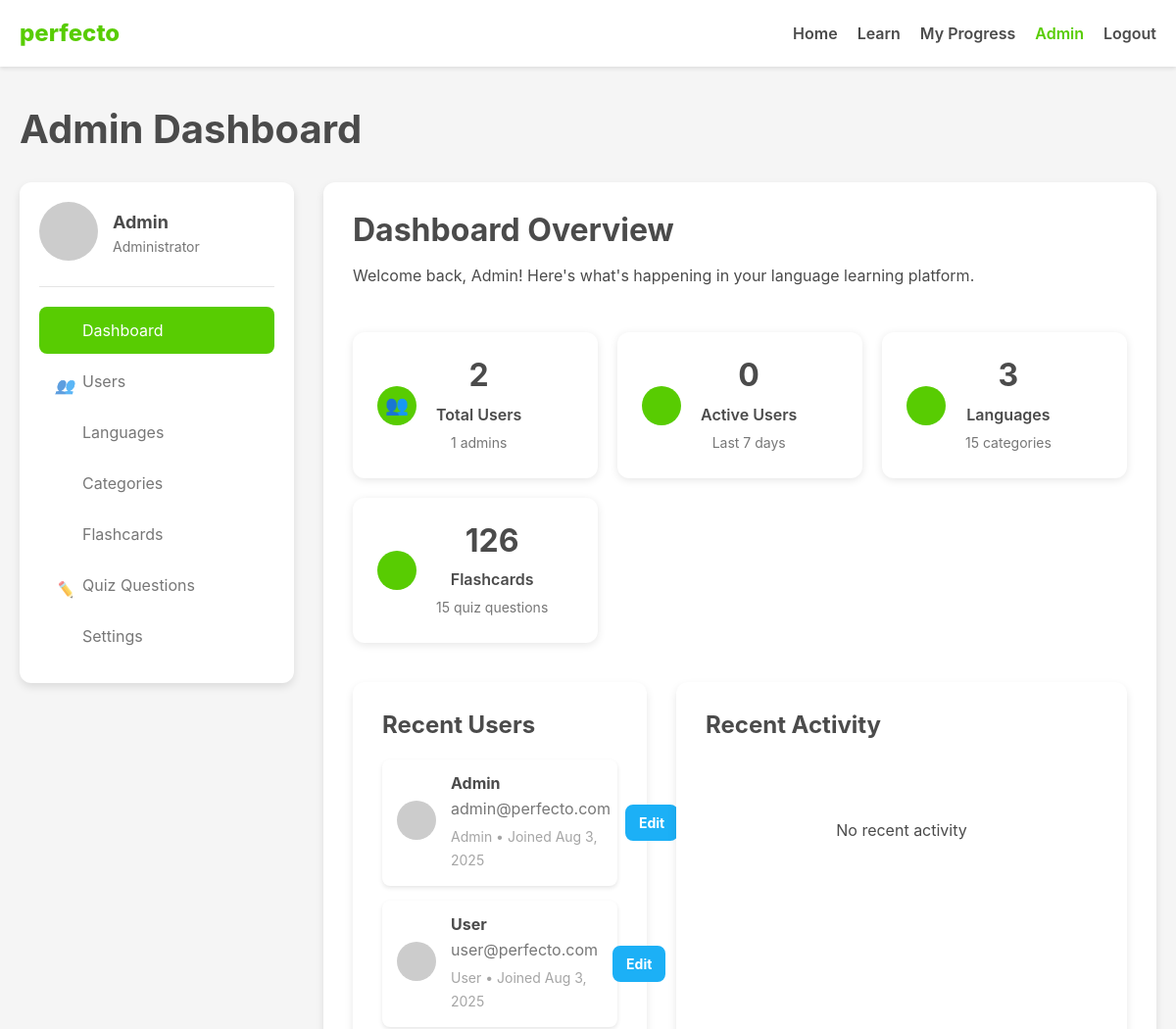
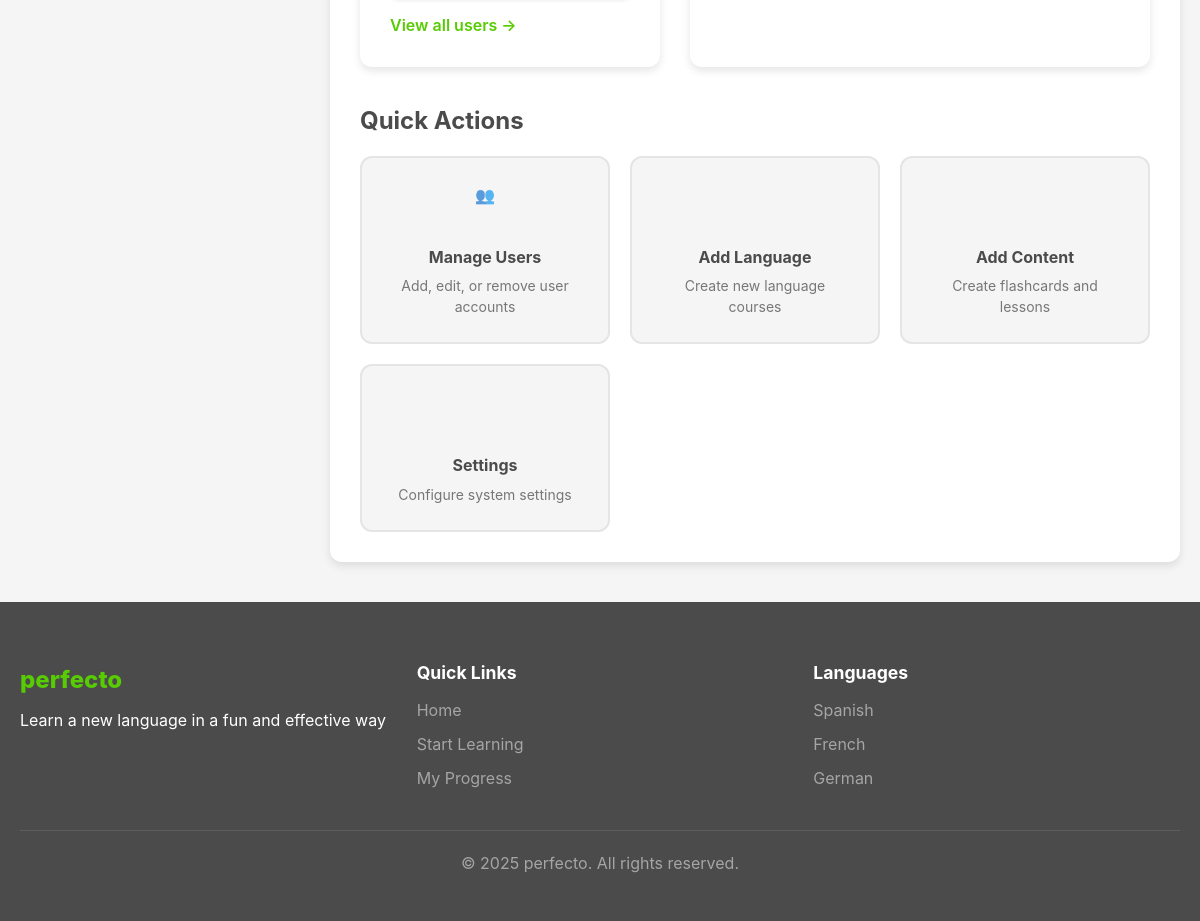
The page /dashboard/admin.php (signed in) on the database its author committed (2 pictures, top to bottom).
### tables this page shows
CREATE TABLE IF NOT EXISTS users (
    id INT AUTO_INCREMENT PRIMARY KEY,
    username VARCHAR(255) NOT NULL,
    email VARCHAR(255) NOT NULL UNIQUE,
    password VARCHAR(255) NOT NULL COMMENT 'Hashed password using PHP password_hash()',
    role ENUM('user', 'admin') NOT NULL DEFAULT 'user',
    reset_token VARCHAR(64) NULL,
    reset_expires DATETIME NULL,
    current_streak INT DEFAULT 0,
    longest_streak INT DEFAULT 0,
    last_activity_date DATE,
    total_xp INT DEFAULT 0,
    learning_goal ENUM('casual', 'regular', 'intensive') DEFAULT 'regular',
    daily_goal INT DEFAULT 50 COMMENT 'Daily XP goal',
    timezone VARCHAR(50) DEFAULT 'UTC',
    created_at TIMESTAMP DEFAULT CURRENT_TIMESTAMP,
    updated_at TIMESTAMP DEFAULT CURRENT_TIMESTAMP ON UPDATE CURRENT_TIMESTAMP,
    INDEX idx_reset_token (reset_token),
    INDEX idx_email (email),
    INDEX idx_last_activity (last_activity_date)
);

### dashboard/admin-tabs/dashboard.php (the view, shortened to what this page needs)
<div class="admin-panel">
    <div class="panel-header">
        <h2>Dashboard Overview</h2>
        <p>Welcome back, <?php echo htmlspecialchars($_SESSION['username']); ?>! Here's what's happening in your language learning platform.</p>
    </div>
    <div class="stats-grid">
        <div class="stat-card">
            <div class="stat-icon users-icon"></div>
            <div class="stat-content">
                <h3 id="total-users"><?php echo $data['stats']['total_users']; ?></h3>
                <p>Total Users</p>
                <span class="stat-detail"><?php echo $data['stats']['admin_users']; ?> admins</span>
            </div>
        </div>
        <div class="stat-card">
            <div class="stat-icon active-icon"></div>
            <div class="stat-content">
                <h3 id="active-users"><?php echo $data['stats']['active_users']; ?></h3>
                <p>Active Users</p>
                <span class="stat-detail">Last 7 days</span>
            </div>
        </div>
        <div class="stat-card">
            <div class="stat-icon languages-icon"></div>
            <div class="stat-content">
                <h3 id="total-languages"><?php echo $data['stats']['total_languages']; ?></h3>
                <p>Languages</p>
                <span class="stat-detail"><?php echo $data['stats']['total_categories']; ?> categories</span>
            </div>
        </div>
        <div class="stat-card">
            <div class="stat-icon flashcards-icon"></div>
            <div class="stat-content">
                <h3 id="total-flashcards"><?php echo $data['stats']['total_flashcards']; ?></h3>
                <p>Flashcards</p>
                <span class="stat-detail"><?php echo $data['stats']['total_quiz_questions']; ?> quiz questions</span>
            </div>
        </div>
    </div>
    <div class="dashboard-grid">
        <div class="dashboard-section">
            <h3>Recent Users</h3>
            <div class="recent-list">
                <?php if (!empty($data['recent_users'])): ?>
                    <?php foreach ($data['recent_users'] as $user): ?>
                        <div class="recent-item">
                            <div class="item-avatar">
                                <img src="https://placehold.co/40x40/58CC02/FFFFFF?text=<?php echo substr($user['username'], 0, 1); ?>" alt="<?php echo htmlspecialchars($user['username']); ?>">
                            </div>
                            <div class="item-content">
                                <h4><?php echo htmlspecialchars($user['username']); ?></h4>
                                <p><?php echo htmlspecialchars($user['email']); ?></p>
                                <span class="item-meta">
                                    <?php echo ucfirst($user['role']); ?> •
                                    Joined <?php echo date('M j, Y', strtotime($user['created_at'])); ?>
                                </span>
                            </div>
                            <div class="item-actions">
                                <a href="?tab=users&action=edit&id=<?php echo $user['id']; ?>" class="btn btn-sm btn-secondary">Edit</a>
                            </div>
                        </div>
                    <?php endforeach; ?>
                <?php else: ?>
                    <p class="empty-state">No users found</p>
                <?php endif; ?>
            </div>
            <a href="?tab=users" class="view-all-link">View all users →</a>
        </div>
        <div class="dashboard-section">
            <h3>Recent Activity</h3>
            <div class="activity-list">
                <?php if (!empty($data['recent_activity'])): ?>
                    <?php foreach ($data['recent_activity'] as $activity): ?>
                        <div class="activity-item">
                            <div class="activity-icon <?php echo $activity['action']; ?>-icon"></div>
                            <div class="activity-content">
                                <p>
                                    <strong><?php echo $activity['username'] ?: 'Unknown User'; ?></strong>
                                    <?php echo formatActivityAction($activity['action']); ?>
                                </p>
                                <span class="activity-time"><?php echo timeAgo($activity['created_at']); ?></span>
                                <?php if (!empty($activity['details'])): ?>
                                    <div class="activity-details"><?php echo htmlspecialchars($activity['details']); ?></div>
                                <?php endif; ?>
                            </div>
                        </div>
                    <?php endforeach; ?>
                <?php else: ?>
                    <p class="empty-state">No recent activity</p>
                <?php endif; ?>
            </div>
        </div>
    </div>
    <div class="quick-actions">
        <h3>Quick Actions</h3>
        <div class="action-grid">
            <a href="?tab=users" class="action-card">
                <div class="action-icon users-icon"></div>
                <h4>Manage Users</h4>
                <p>Add, edit, or remove user accounts</p>
            </a>
            <a href="?tab=languages" class="action-card">
                <div class="action-icon languages-icon"></div>
                <h4>Add Language</h4>
                <p>Create new language courses</p>
            </a>
            <a href="?tab=flashcards" class="action-card">
                <div class="action-icon flashcards-icon"></div>
                <h4>Add Content</h4>
                <p>Create flashcards and lessons</p>
            </a>
            <a href="?tab=settings" class="action-card">
                <div class="action-icon settings-icon"></div>
                <h4>Settings</h4>
                <p>Configure system settings</p>
            </a>
        </div>
    </div>
</div>

### rows shown on the page
users: username "Admin", email "admin@perfecto.com", role "Admin", created_at "Aug 3, 2025"
users: username "User", email "user@perfecto.com", role "User", created_at "Aug 3, 2025"

### other values the page prints
$_SESSION['username'] "Admin"
$data['stats']['total_users'] "2"
$data['stats']['admin_users'] "1"
$data['stats']['active_users'] "0"
$data['stats']['total_languages'] "3"
$data['stats']['total_categories'] "15"
$data['stats']['total_flashcards'] "126"
$data['stats']['total_quiz_questions'] "15"
SITE_NAME "perfecto"
